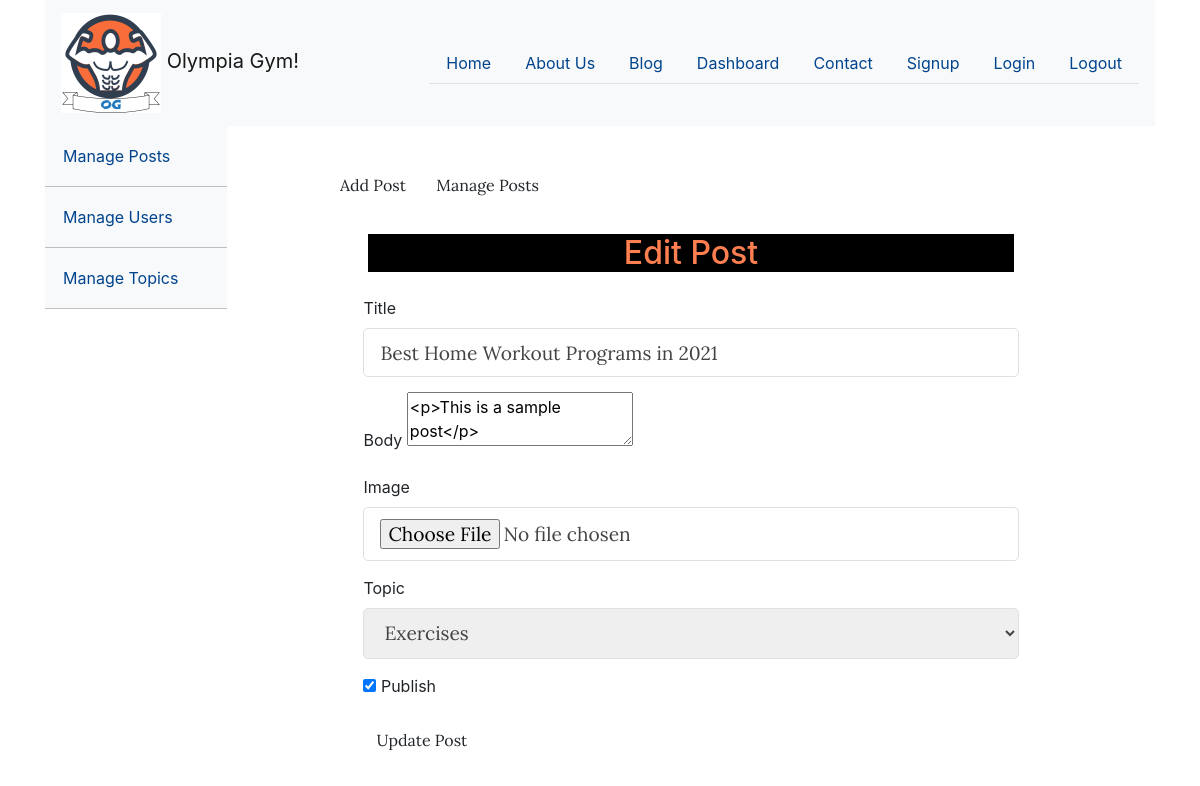
The app's page /posts/edit.php?id=13 with its own data.
### tables this page shows
CREATE TABLE `posts` (
  `id` int(11) NOT NULL,
  `user_id` int(11) NOT NULL,
  `topic_id` int(11) DEFAULT NULL,
  `title` varchar(255) NOT NULL,
  `image` varchar(255) NOT NULL,
  `body` text NOT NULL,
  `published` tinyint(4) NOT NULL,
  `created_at` datetime NOT NULL DEFAULT current_timestamp()
);

### app/database/db.php (called while the page is built, shortened)
<?php
require('connection.php');
function executeQuery($sql, $data)
{
    global $con;
    $stmt = $con->prepare($sql);
    $values = array_values($data);
    $types = str_repeat('s', count($values));
    $stmt->bind_param($types, ...$values);
    $stmt->execute();
    return $stmt;
}
function selectAll($table, $conditions = [])
{
    global $con;
    $sql = "SELECT * FROM $table";
    if (empty($conditions)) {
        $stmt = $con->prepare($sql);
        $stmt->execute();
        $records = $stmt->get_result()->fetch_all(MYSQLI_ASSOC);
        return $records;
    }
}
function selectOne($table, $conditions)
{
    $sql = "SELECT * FROM $table";
    $i = 0;
    foreach ($conditions as $key => $value) {
        if ($i === 0) {
            $sql = $sql . " WHERE $key=?";
        } else {
            $sql = $sql . " AND $key=?";
        }
        $i++;
    }
    $sql = $sql . " LIMIT 1";
    $stmt = executeQuery($sql, $conditions);
    $records = $stmt->get_result()->fetch_assoc();
    return $records;
}

### app/controllers/posts.php (called while the page is built, shortened)
<?php
include(ROOT_PATH . "/app/database/db.php");
$table = 'posts';
$topics = selectAll('topics');
if (isset($_GET['id'])) {
    $post = selectOne($table, ['id' => $_GET['id']]);
    $title = $post['title'];
    $body = $post['body'];
    $topic_id = $post['topic_id'];
}

### posts/edit.php (the view, shortened to what this page needs)
<?php include(ROOT_PATH . "/app/controllers/posts.php");
?>
<!DOCTYPE html>
<html lang="en">
    <head>
        <link rel="stylesheet"
            href="https://use.fontawesome.com/releases/v5.7.2/css/all.css"
>
        <link rel="stylesheet" href="../assets/css/styleblog.css">
        <link rel="stylesheet" href="../assets/css/style.css">
    </head>
    <body>
    <?php include("adminheader.php"); ?>
        <div class="admin-wrapper">
        <?php include("sidebar.php"); ?>
            <div class="admin-content">
                <div class="button-group">
                    <a href="create.php" class="btn btn-big">Add Post</a>
                    <a href="index.php" class="btn btn-big">Manage Posts</a>
                </div>
                <div class="content">
                    <h2 class="page-title">Edit Post</h2>
                    <form action="edit.php" method="post" enctype="multipart/form-data">
                        <div>
                            <label>Title</label>
                            <input type="text" name="title" value="<?php echo $title ?>" class="text-input">
                        </div>
                        <div>
                            <label>Body</label>
                            <textarea name="body" id="body"><?php echo $body ?></textarea>
                        </div>
                        <div>
                            <label>Image</label>
                            <input type="file" name="image" class="text-input">
                        </div>
                        <div>
                            <label>Topic</label>
                            <select name="topic_id" class="text-input">
                                <?php foreach ($topics as $key => $topic): ?>
                                    <?php if (!empty($topic_id) && $topic_id == $topic['id'] ): ?>
                                        <option selected value="<?php echo $topic['id'] ?>"><?php echo $topic['name'] ?></option>
                                    <?php else: ?>
                                        <option value="<?php echo $topic['id'] ?>"><?php echo $topic['name'] ?></option>
                                    <?php endif; ?>
                                <?php endforeach; ?>
                            </select>
                        </div>
                        <div>
                            <?php if (empty($published) && $published == 0): ?>
                                <label>
                                    <input type="checkbox" name="published">
                                    Publish
                                </label>
                            <?php else: ?>
                                <label>
                                    <input type="checkbox" name="published" checked>
                                    Publish
                                </label>
                            <?php endif; ?>
                        </div>
                        <div>
                            <button type="submit" name="update-post" class="btn btn-big">Update Post</button>
                        </div>
                    </form>
                </div>
            </div>
        </div>
    </body>
</html>

### assets/css/styleblog.css (style rules this page uses)
* { box-sizing: border-box; }
a { text-decoration: none; color: white; }
.btn { padding: 0.5rem 1rem; background: #000000; color: white; border: 1px solid transparent; border-radius: 0.25rem; font-size: 1.08em; font-family: "Lora", serif; }
.btn-big { padding: 0.7rem 1.3rem; line-height: 1.3rem; }
.text-input { padding: 0.7rem 1rem; display: block; width: 100%; border-radius: 5px; border: 1px solid #e0e0e0; outline: none; color: #444; line-height: 1.5rem; font-size: 1.2em; font-family: "Lora", serif; }
.content { width: 90%; margin: 30px auto 30px; }
.admin-wrapper { display: flex; height: calc(100% - 66px); }
.admin-wrapper .admin-content { flex: 8; height: 100%; padding: 40px 100px 100px; overflow-y: scroll; }
.admin-content .page-title { text-align: center; margin-bottom: 1.5rem; }
form div { margin-bottom: 15px; }

### assets/css/style.css (style rules this page uses)
* { box-sizing: border-box; }
html, body { height: 100%; padding: 0px; margin: 0px; background: #f6f6f6; font-family: "Lora", serif; }
h1, h2, h3, h4, h5, h6 { text-align:center; background-color: rgb(0, 0, 0); color: coral; margin: 5px; }
a { text-decoration: none; color: coral; }
.btn { padding: 0.5rem 1rem; background: #690000; color: white; border: 1px solid transparent; border-radius: 0.25rem; font-size: 1.08em; font-family: "Lora", serif; }
.btn-big { padding: 0.7rem 1.3rem; line-height: 1.3rem; }
.text-input { padding: 0.7rem 1rem; display: block; width: 100%; border-radius: 5px; border: 1px solid #e0e0e0; outline: none; color: #444; line-height: 1.5rem; font-size: 1.2em; font-family: "Lora", serif; }
.content { width: 90%; margin: 30px auto 30px; }
.admin-wrapper { display: flex; height: calc(100% - 66px); }
.admin-wrapper .admin-content { flex: 8; height: 100%; padding: 40px 100px 100px; overflow-y: scroll; }
.admin-content .page-title { text-align: center; }

### html-website/style.css (style rules this page uses)
a { color: #01448d }
a { color: #01448d; }
* { box-sizing: border-box; }

### records on screen
posts: title "Best Home Workout Programs in 2021", body "<p>This is a sample post</p>"

### other values on screen
form field topic_id "Exercises"
